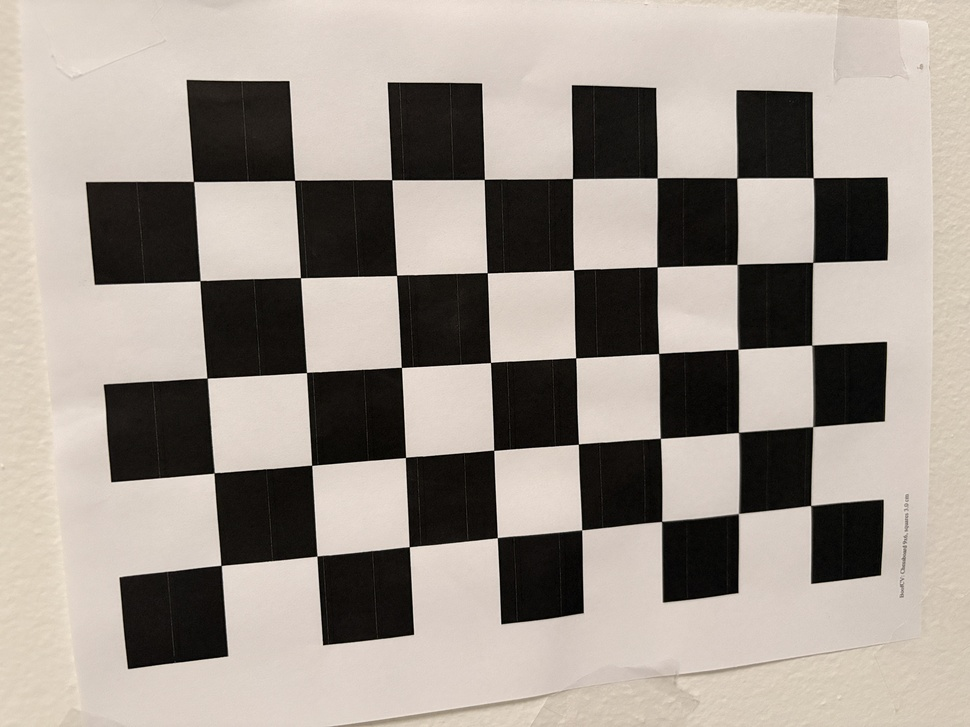
#> input picture data/calibration/IMG_3977.JPG, 970 x 727 px, shrunk from 4032 x 3024 before the run; its folder holds only this picture in this run
$ python -i io_utils.py   (imports and definitions only)
#> lines starting #> are read from the running program, lines starting #| are printed output that depends on the picture
"""I/O helpers for loading stereo images, including HEIC support."""

from pathlib import Path
from typing import List, Tuple

import cv2
import numpy as np
from PIL import Image, ImageOps, UnidentifiedImageError
from pillow_heif import register_heif_opener

# [1 line not run here, left out]

SUPPORTED_EXTENSIONS = {
    ".jpg",
    ".jpeg",
    ".png",
    ".bmp",
    ".tif",
    ".tiff",
    ".heic",
    ".heif",
}


def load_image(path: str | Path) -> np.ndarray:
    """Load an image as a NumPy array in BGR format.

    Args:
        path: Image file path.

    Returns:
        Image as a NumPy array in BGR channel order.

    Raises:
        FileNotFoundError: If the file does not exist.
        ValueError: If the extension is unsupported.
        RuntimeError: If the file cannot be decoded as an image.
    """
#> called with path = '../data/calibration/IMG_3977.JPG'
    image_path = Path(path)

    if not image_path.exists() or not image_path.is_file():
        raise FileNotFoundError(f"Image file not found: {image_path}")

    extension = image_path.suffix.lower()
    if extension not in SUPPORTED_EXTENSIONS:
        supported = ", ".join(sorted(SUPPORTED_EXTENSIONS))
        raise ValueError(
            f"Unsupported image format '{extension}' for file: {image_path}. "
            f"Supported formats: {supported}"
        )

    try:
        with Image.open(image_path) as pil_img:
#> pil_img is the input picture: PIL image 970x727 RGB; mean R, G, B 159.5, 150.6, 142.3
            pil_img = ImageOps.exif_transpose(pil_img)
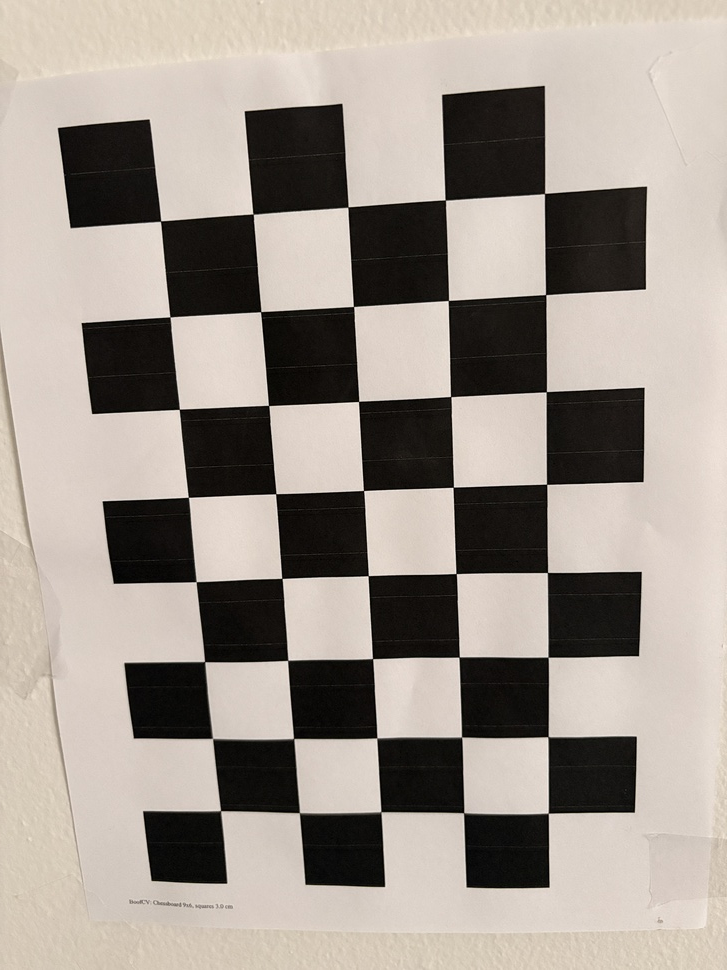
#> pil_img: PIL image 727x970 RGB; mean R, G, B 159.5, 150.6, 142.3
            if pil_img.mode not in {"RGB", "RGBA", "L"}:
                pil_img = pil_img.convert("RGB")
            np_img = np.array(pil_img)
    except (UnidentifiedImageError, OSError) as exc:
        raise RuntimeError(f"Failed to decode image file: {image_path}") from exc

    if np_img.ndim == 2:
        return cv2.cvtColor(np_img, cv2.COLOR_GRAY2BGR)

    if np_img.shape[2] == 4:
        return cv2.cvtColor(np_img, cv2.COLOR_RGBA2BGR)

    return cv2.cvtColor(np_img, cv2.COLOR_RGB2BGR)


# [44 lines left out: function load_images_from_folder, not called in this run]

>>> result = load_image('../data/calibration/IMG_3977.JPG')

$ run again, on data/calibration/IMG_3978.JPG
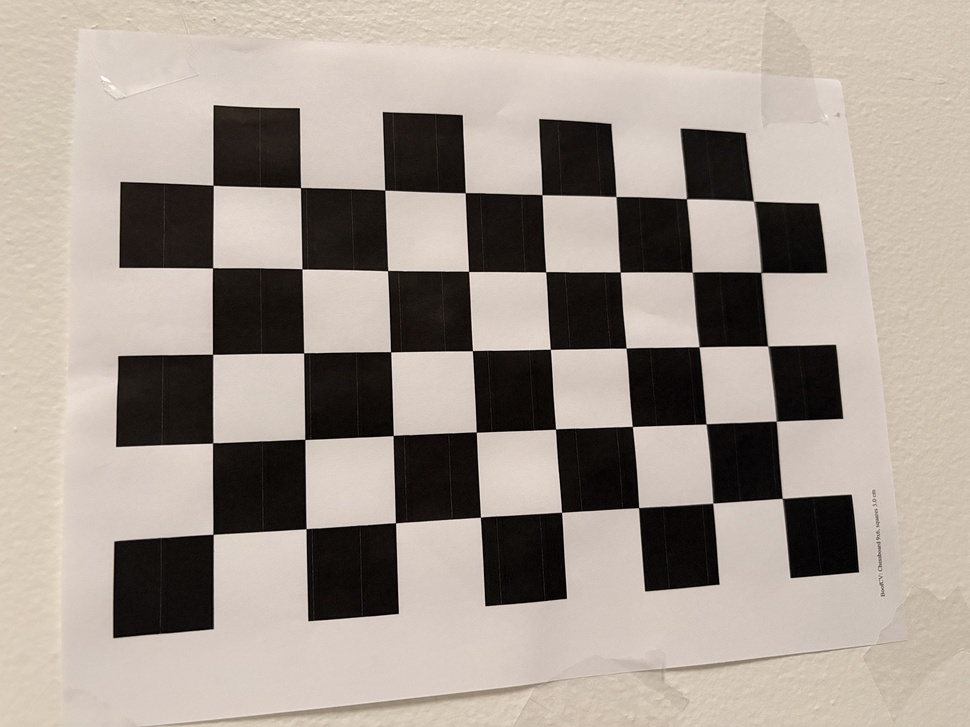
#> input picture data/calibration/IMG_3978.JPG, 970 x 727 px, shrunk from 4032 x 3024 before the run
#> in load_image, pil_img is the input picture: PIL image 970x727 RGB; mean R, G, B 164.9, 154.4, 145.3
#> in load_image, `pil_img = ImageOps.exif_transpose(pil_img)`:
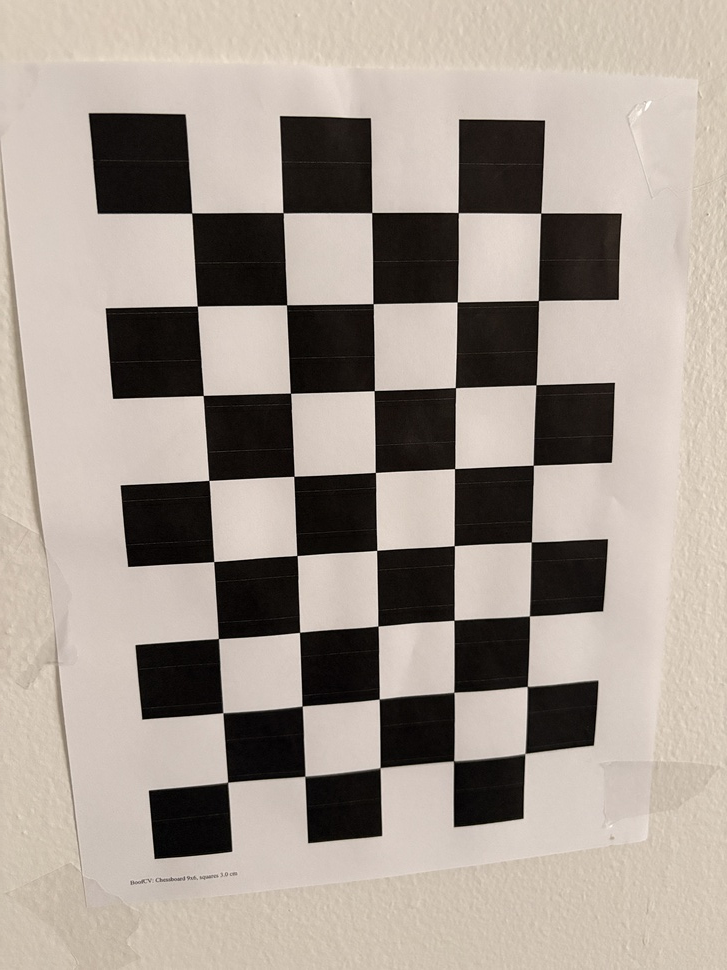
#> pil_img: PIL image 727x970 RGB; mean R, G, B 164.9, 154.4, 145.3

$ run again, on data/calibration/IMG_3979.JPG
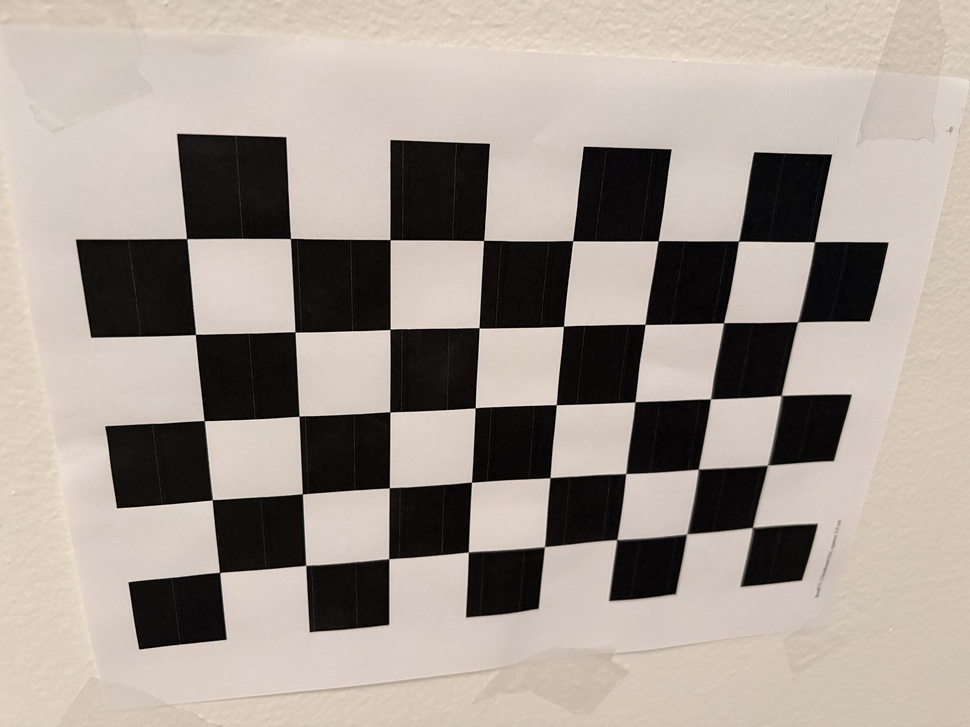
#> input picture data/calibration/IMG_3979.JPG, 970 x 727 px, shrunk from 4032 x 3024 before the run
#> in load_image, pil_img is the input picture: PIL image 970x727 RGB; mean R, G, B 164.8, 154.8, 146.3
#> in load_image, `pil_img = ImageOps.exif_transpose(pil_img)`:
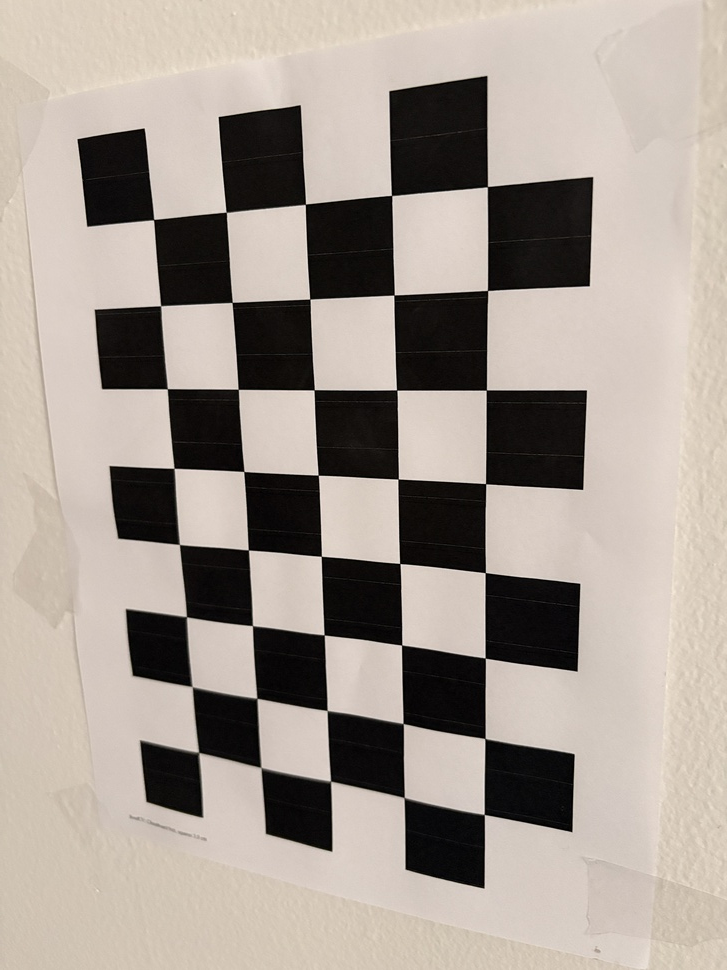
#> pil_img: PIL image 727x970 RGB; mean R, G, B 164.8, 154.8, 146.3

$ run again, on data/calibration/IMG_3980.JPG
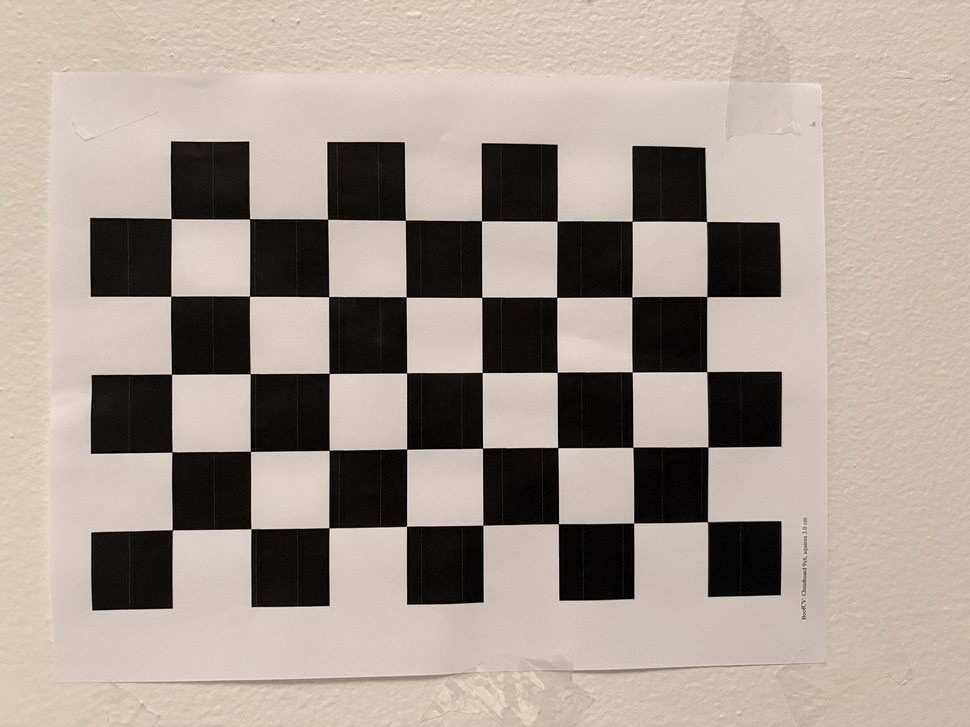
#> input picture data/calibration/IMG_3980.JPG, 970 x 727 px, shrunk from 4032 x 3024 before the run
#> in load_image, pil_img is the input picture: PIL image 970x727 RGB; mean R, G, B 166.2, 155.8, 146.1
#> in load_image, `pil_img = ImageOps.exif_transpose(pil_img)`:
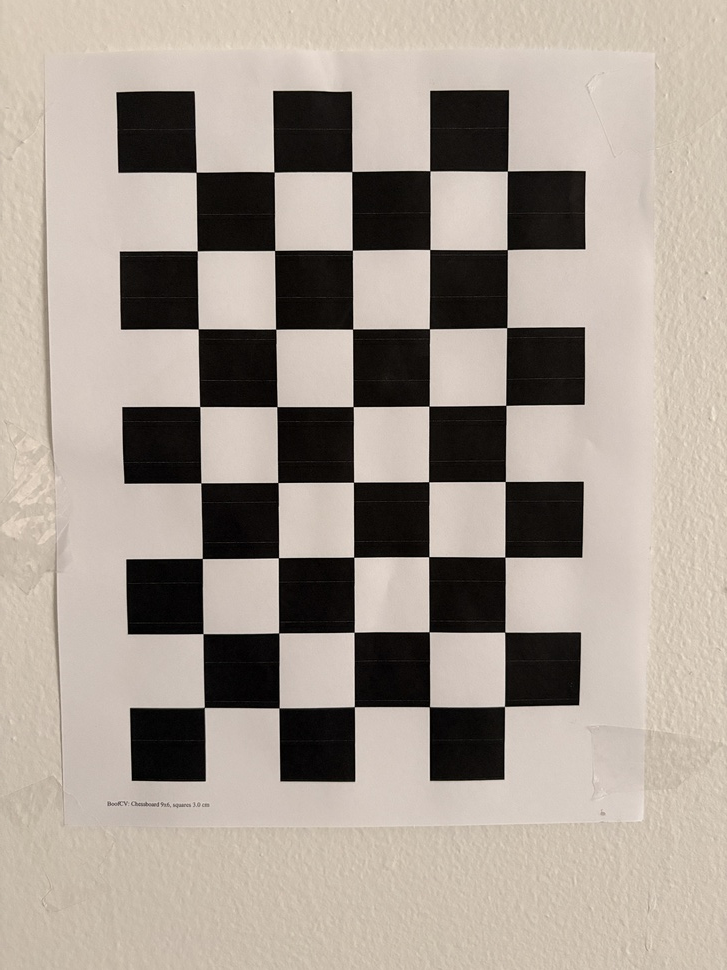
#> pil_img: PIL image 727x970 RGB; mean R, G, B 166.2, 155.8, 146.1
